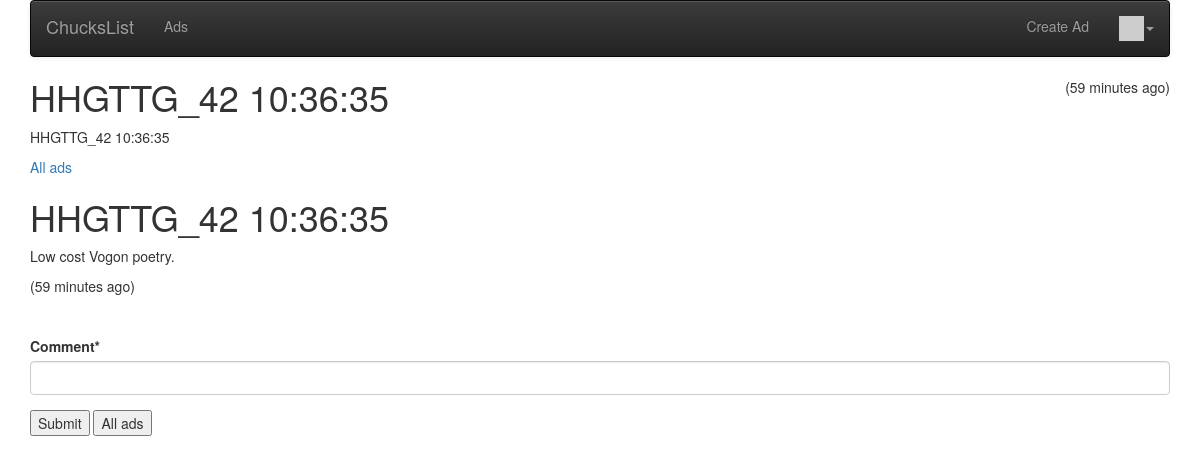
The page /ad/70 (signed in) on the database its author committed.
### ads/models.py (models this page shows, shortened)
class Ad(models.Model) :
    title = models.CharField(
            max_length=200,
            validators=[MinLengthValidator(2, "Title must be greater than 2 characters")]
    )
    price = models.DecimalField(max_digits=7, decimal_places=2, null=True)
    text = models.TextField()
    owner = models.ForeignKey(settings.AUTH_USER_MODEL, on_delete=models.CASCADE)
    comments = models.ManyToManyField(settings.AUTH_USER_MODEL,
        through='Comment', related_name='comments_owned')
    created_at = models.DateTimeField(auto_now_add=True)
    updated_at = models.DateTimeField(auto_now=True)# Picture
    picture = models.BinaryField(null=True, editable=True)
    content_type = models.CharField(max_length=256, null=True, help_text='The MIMEType of the file')
    favorites = models.ManyToManyField(settings.AUTH_USER_MODEL,
        through='Fav', related_name='favorite_ads')

### ads/views.py (the view)
# urls.py: path('ad/<int:pk>', views.AdDetailView.as_view(), name='ad_detail'),
class AdDetailView(OwnerDetailView):
    model = Ad
    template_name = "ads/ad_detail.html"
    def get(self, request, pk) :
        x = Ad.objects.get(id=pk)
        comments = Comment.objects.filter(ad=x).order_by('-updated_at')
        comment_form = CommentForm()
        context = { 'ad' : x, 'comments': comments, 'comment_form': comment_form }
        return render(request, self.template_name, context)

### ads/forms.py
class CommentForm(forms.Form):
    comment = forms.CharField(required=True, max_length=500, min_length=3, strip=True)

### home/context_processors.py (called while the page is built)
def settings(request):
    return {
        'settings': django_settings,
    }

### home/templatetags/app_tags.py (called while the page is built)
@register.filter(name='gravatar')
def gravatar(user, size=35):
    email = str(user.email.strip().lower()).encode('utf-8')
    email_hash = md5(email).hexdigest()
    url = "//www.gravatar.com/avatar/{0}?s={1}&d=identicon&r=PG"
    return url.format(email_hash, size)

### ads/templates/ads/ad_detail.html (shortened to what this page needs)
{% extends "base_menu.html" %}
{% load humanize %}
{% block content %}
<span style="float: right;">
({{ ad.updated_at|naturaltime }})
</span>
<h1>{{ ad.title }}</h1>
<p>
{{ ad.title }}
</p>
<p>
<a href="{% url 'ads:all' %}">All ads</a>
</p>
<h1>
{{ ad.title }}
</h1>
<p>
{{ ad.text }}
</p>
<p>
({{ ad.updated_at|naturaltime }})
</p>
{% if user.is_authenticated %}
<br clear="all"/>
<p>
{% load crispy_forms_tags %}
<form method="post" action="{% url 'ads:ad_comment_create' ad.id %}">
    {{ comment_form|crispy }}
<input type="submit" value="Submit">
<input type="submit" value="All ads" onclick="window.location.href='{% url 'ads:all' %}';return false;">
</form>
</p>
{% endif %}
{% endblock %}

### rows shown on the page
Ad: updated_at "59 minutes ago", title "HHGTTG_42 10:36:35", text "Low cost Vogon poetry."

### other values the page prints
{{ settings.APP_NAME }} "ChucksList"
